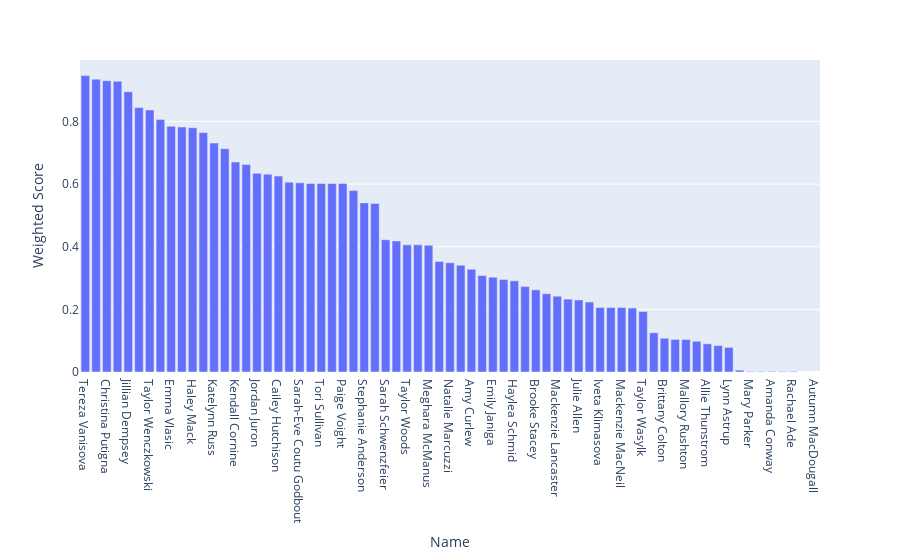

The code cell stored with this chart in its notebook:
### Code cell
import plotly.express as px
fig = px.bar(fo_df, x='Name', y='Weighted Score')
fig.update_layout(xaxis={'categoryorder':'total descending'})
fig.show()

### Figure 1 — Plotly figure (JSON) as saved in the notebook; plotly's stock layout.template omitted (floating-point values rounded to 4 significant figures)
{"data": [{"alignmentgroup": "True", "hovertemplate": "Name=%{x}<br>Weighted Score=%{y}<extra></extra>", "legendgroup": "", "marker": {"color": "#636efa"}, "name": "", "offsetgroup": "", "orientation": "v", "showlegend": false, "textposition": "auto", "type": "bar", "x": ["Jillian Dempsey", "McKenna Brand", "Tereza Vanisova", "Samantha Davis", "Stephanie Anderson", "Meghan Lorence", "Taylor Wenczkowski", "Allie Thunstrom", "Nina Rodgers", "Christina Putigna", "Haylea Schmid", "Lexie Laing", "Mary Parker", "Tori Sullivan", "Carlee Turner", "Meaghan Rickard", "Meghara McManus", "Haley Mack", "Jonna Curtis", "Audra Richards", "Meaghan Pezon", "Sara Bustad", "Lynn Astrup", "Brooke White", "Kayla Friesen", "Jordan Juron", "Janine Weber", "Emma Vlasic", "Katelynn Russ", "Autumn MacDougall", "Brooke Stacey", "Kayla Meneghin", "Hunter Accursi", "Sarah Schwenzfeier", "Kaycie Anderson", "Maddie Bishop", "Amanda Conway", "Iveta Klimasova", "Mackenzie Lancaster", "Neve Van Pelt", "Kristin Lewicki", "Brittany Colton", "Cassidy MacPherson", "Shiann Darkangelo", "Madison Packer", "Emily Janiga", "Kelly Babstock", "Jayne Lewis", "Breanne Wilson-Bennett", "Kendall Cornine", "Paige Voight", "Natalie Marcuzzi", "Taylor Woods", "Mallory Rushton", "Theresa Knutson", "Taytum Clairmont", "Julie Allen", "Rebecca Russo", "Emily Fluke", "Mikyla Grant-Mentis", "Sarah-Eve Coutu Godbout", "Amy Curlew", "Brooke Avery", "Mackenzie MacNeil", "Brooke Boquist", "Cailey Hutchison", "Taylor Wasylk", "Rachael Ade", "Sarah Hughson"], "xaxis": "x", "y": [0.8949, 0.2954, 0.9465, 0.341, 0.54, 0.602, 0.8367, 0.09, 0.1253, 0.93, 0.2911, 0.7644, 0.002, 0.602, 0.8445, 0.006, 0.4045, 0.78, 0.6624, 0.806, 0.2233, 0.602, 0.07867, null, 0.6062, 0.6344, 0.7823, 0.7845, 0.7311, null, 0.2624, 0.2328, 0.2042, 0.4224, 0.104, 0.002, 0.002, 0.206, 0.242, 0.3528, 0.206, 0.1077, 0.7132, 0.9351, 0.09814, 0.3027, 0.5382, 0.002, 0.6317, 0.6704, 0.602, 0.3489, 0.406, 0.104, 0.406, 0.5793, 0.23, 0.308, 0.9283, 0.4186, 0.604, 0.3283, 0.2727, 0.206, 0.25, 0.6256, 0.1934, 0.002, 0.08467], "yaxis": "y"}], "layout": {"barmode": "relative", "legend": {"tracegroupgap": 0}, "margin": {"t": 60}, "xaxis": {"anchor": "y", "categoryorder": "total descending", "domain": [0, 1], "title": {"text": "Name"}}, "yaxis": {"anchor": "x", "domain": [0, 1], "title": {"text": "Weighted Score"}}}}
